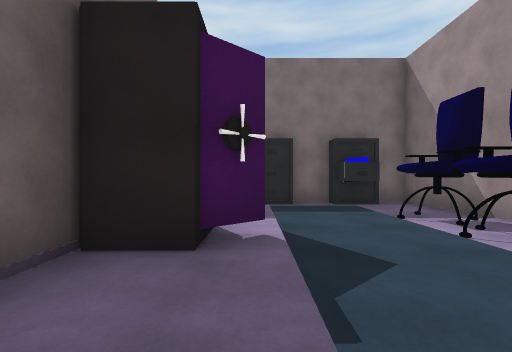
View 1 (above)

21 first-person views from a walk through a scene from a Unity 3-D project. The camera is 1.3 m above the floor, looks level and sees 85° across. The floor is counted in squares, 2 m on a side. Each view is taken from the middle of a square. On the plan, view 1 faces up. The plan holds only what a view shows up to about 9 squares ahead; the rest is blank. The place goes on beyond the plan. The player character is not drawn. Surface patterns are stand-ins for the level's own textures.

View 2
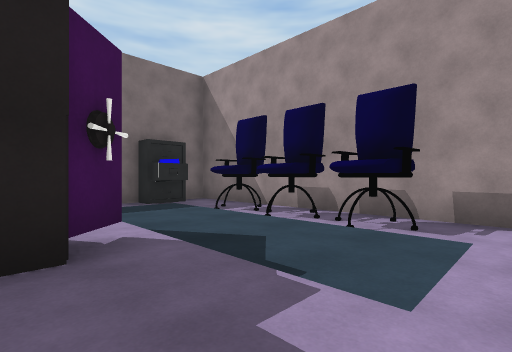

View 3
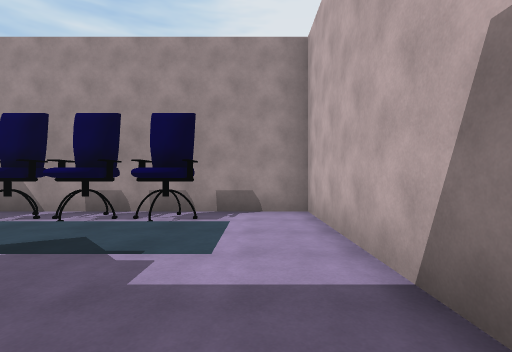

View 4
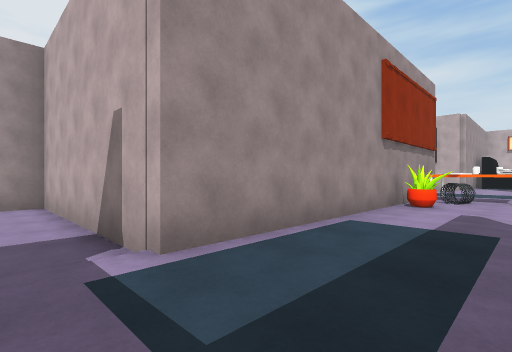

View 5
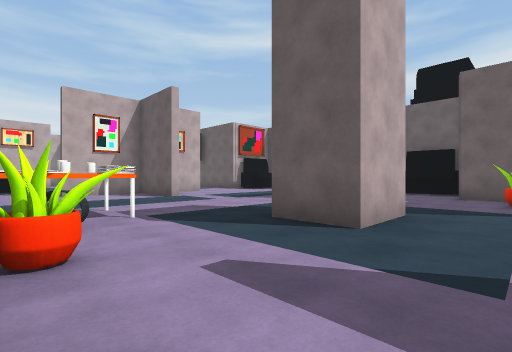

View 6
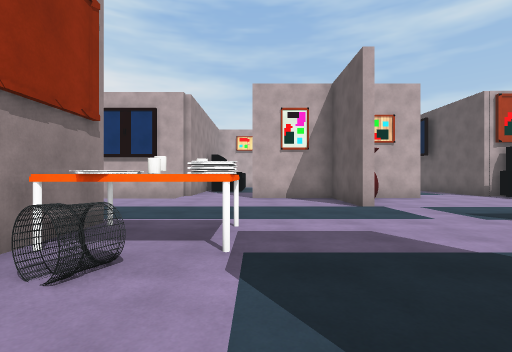

View 7
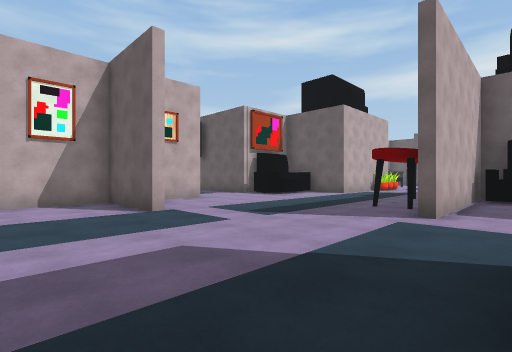

View 8
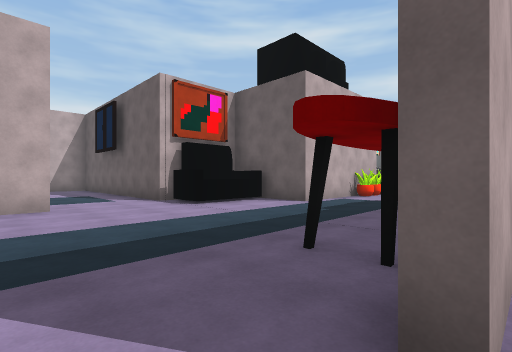

View 9
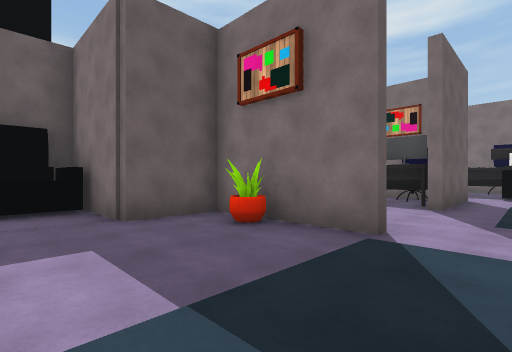

View 10
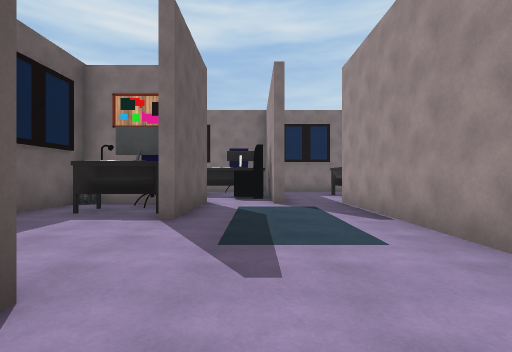

View 11
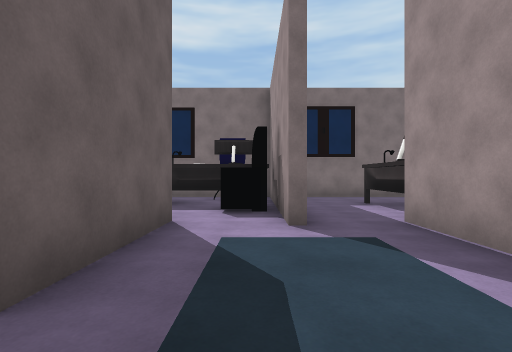

View 12
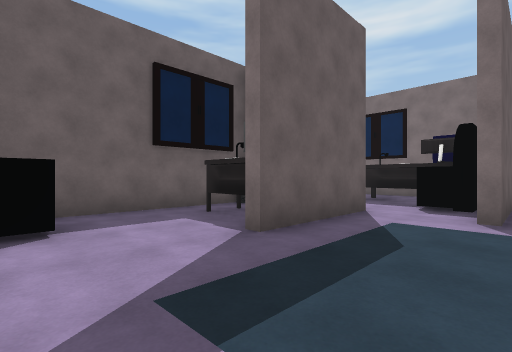

View 13
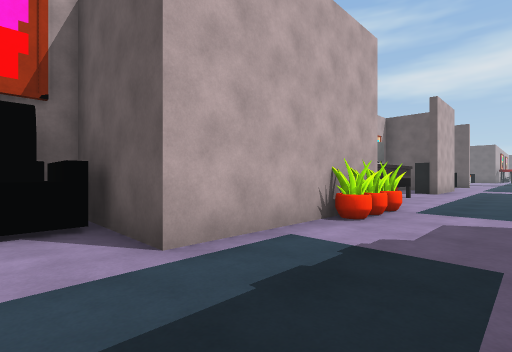

View 14
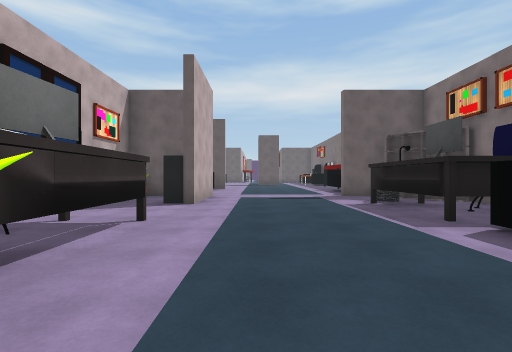

View 15
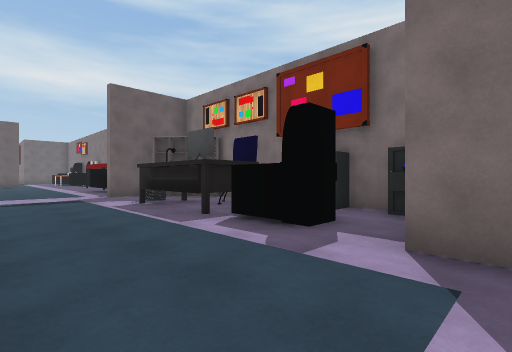

View 16
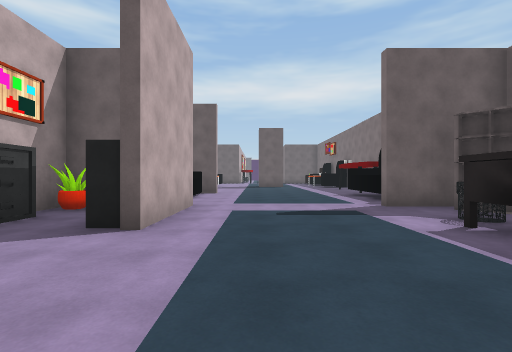

View 17
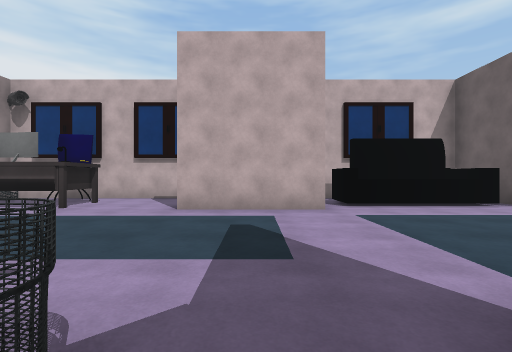

View 18
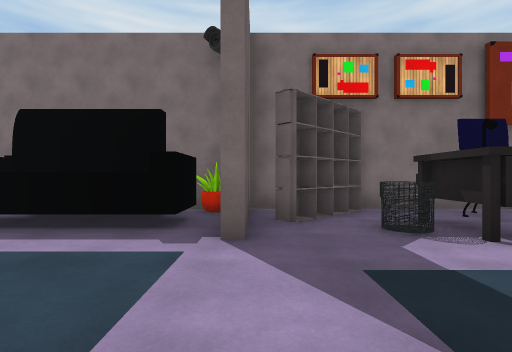

View 19
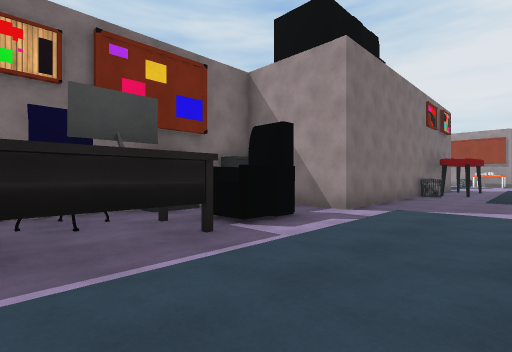

View 20
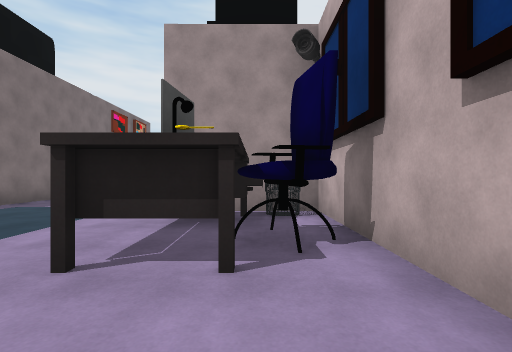

View 21
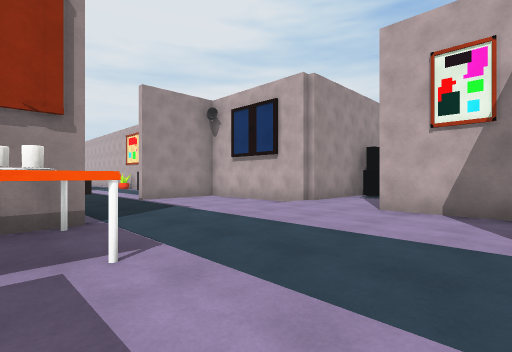

### Floor plan
Points are (right, up) in squares from view 1. A wall is a line through its corners. A room is listed if a view was taken in it or the views show most of it. See-through windows are left out.
Room 1 (views 1, 2)
walls: (-1.6, 2.6) (-1.6, 1.8); (1.5, 6.9) (0.9, 6.9); (-1.8, -1.1) (3.7, -1.1) (3.7, 6.9) (3, 6.9)
ways out: opening at (-2, 0) to room 2
objects: other object (-1, 2) to (0, 3); other object (2, 6); other object (2, 7); chair (3, 1) to (3, 2); chair (3, 3); chair (3, 4)
Room 2 (views 3, 4, 5, 6, 7, 8, 9, 10, 11, 12, 13, 14, 15, 16, 17, 18, 19, 20, 21)
walls: (-13.9, -8.3) (-18.8, -8.3) (-18.8, -7); (-14.1, -8.1) (-9, -8.1); (-11.3, -3.8) (-11.3, -5.5) (-13.4, -5.5); (-8.2, -3.8) (-9.5, -3.8); (-6.9, -5.5) (-5.2, -5.5) (-5.2, -6.9); (-16.2, -12.3) (-14.1, -12.3) (-14.1, -14.6); (-6.3, -12) (-6.3, -14.5) (-3.9, -14.5); (-19.6, -5.5) (-20.8, -5.5); (-9, -14.5) (-7.5, -14.5); (-12, -15.2) (-11.5, -15.2) (-11.5, -17.2); (-4.8, -2.6) (-4.8, 2.1); (-11.3, 1.5) (-11.3, -2.2); (-8.3, 2.2) (-8.3, 1.4); (-6.6, 1.8) (-6.6, 2.4); (-1.8, -10.1) (-1.8, -1.1); (-23.8, -5.5) (-25, -5.5); (-23.8, -15.2) (-18.8, -15.2) (-18.8, -14.5); (-1.8, -17.5) (-1.8, -15.2) (0.6, -15.2); (-6.5, 6.9) (-9.8, 6.9); (-27.1, -5.5) (-27.1, -8.2); (-25.6, -14.6) (-24.9, -14.6); (-27.6, -5.5) (-28.2, -5.5); (2.4, -13.4) (2.4, -12.5); (-27.4, -12.3) (-24.6, -12.3) (-24.6, -13.2); (-2.4, 6.9) (-5.4, 6.9)
low walls: (-9.1, 1.8) (-10.5, 1.8)
ways out: opening at (-2, 0) to room 1; opening at (3, -11.5)
objects: other object (-30, -14) to (-28, -13); other object (-30, -7) to (-28, -7); other object (-28, -6); other object (-27, -15); bookshelf (-26, -6) to (-25, -6); bin (-25, -8); other object (-24, -8) to (-22, -7); chair (-24, -7) to (-23, -6); other object (-22, -14) to (-20, -13); chair (-21, -14); armchair (-21, -8) to (-20, -8); table (-21, -6); bin (-19, -14); other object (-19, -12); other object (-18, -12); other object (-17, -12); bin (-14, -9); armchair (-14, -7) to (-13, -6); armchair (-13, -15) to (-12, -14); other object (-13, -9); bin (-11, 2); other object (-10, -9); other object (-10, -4); other object (-10, -3); desk (-10, 0) to (-9, 0); chair (-10, 1) to (-9, 1); other object (-9, 5) to (-7, 5); chair (-8, 6) to (-7, 6); other object (-7, -14); armchair (-7, 3) to (-7, 4); other object (-4, 3) to (-3, 5); table (-3, -9); bin (-3, -8); other object (-3, -7) to (-2, -6); other object (-2, -9)

Where each view was taken, in squares from view 1:
view 1: 0 up, 0 right, facing up
view 2: 0 up, 1 left, facing up-right
view 3: 0 up, 2 left, facing right
view 4: 0 up, 4 left, facing down-right
view 5: 4 down, 2 left, facing down-left
view 6: 6 down, 4 left, facing down
view 7: 7 down, 4 left, facing down-left
view 8: 8 down, 8 left, facing down-left
view 9: 7 down, 7 left, facing up-left
view 10: 5 down, 7 left, facing up
view 11: 2 down, 7 left, facing up
view 12: 3 down, 6 left, facing up-left
view 13: 10 down, 13 left, facing down-left
view 14: 11 down, 18 left, facing left
view 15: 11 down, 18 left, facing up-left
view 16: 11 down, 21 left, facing left
view 17: 7 down, 26 left, facing down
view 18: 11 down, 27 left, facing up
view 19: 11 down, 24 left, facing up-right
view 20: 14 down, 24 left, facing right
view 21: 9 down, 6 left, facing down-right
